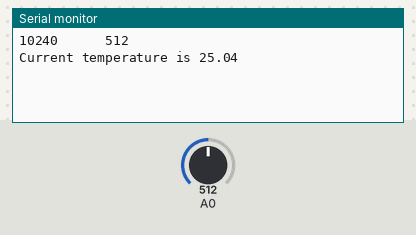
Simulated run of this sketch. Board: Arduino Uno, built with avr-gcc and run on an emulated ATmega328P. Shown: the last lines printed to the serial monitor. Inputs (shaded band) come from the test bench; at power-on: A0 = 512.

Above: at 1.2 s.
1.3 s: A0 set to 716
At 1.3 s:
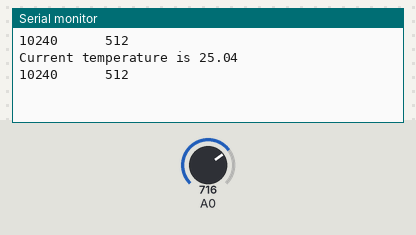
2.8 s: A0 set to 900
At 4.2 s:
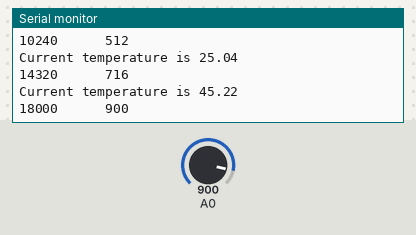
Timing chart, 0 to 5.8 s (numbered marks = the images above; inputs shaded):
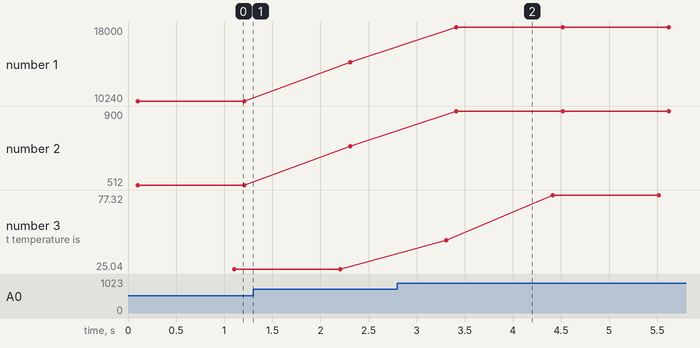

The sketch:

groveTempSen.ino
```cpp
/*
/* Grove - Temperature Sensor demo v1.0
*  This sensor detects the environment temperature,
*  Connect the signal of this sensor to A0, use the
*  Serial monitor to get the result.
*  By: http://www.seeedstudio.com
*/
#include <math.h>;
unsigned int a;
float temperature;
int B=3975;                  //B value of the thermistor
float resistance;

void setup()
{
  Serial.begin(9600);
}

void loop()
{
  a=0;
  for(int i=0;i<20;i++){
      a +=  analogRead(0);
      delay(5);
  }
  Serial.print(a);
  a/=20;
  Serial.print("      ");
  Serial.println(a);
  resistance=(float)(1023-a)*10000/a; //get the resistance of the sensor;
  temperature=1/(log(resistance/10000)/B+1/298.15)-273.15;//convert to temperature via datasheet&nbsp;;
  delay(1000);
  Serial.print("Current temperature is ");
  Serial.println(temperature);
 }
```

Measured:
- after the input at 2.8 s, the serial monitor: prints a new line after 0.61 s (image 2)
- plotted number 1: 10240 → 14320 after the input at 1.3 s, 14320 → 18000 after the input at 2.8 s
- plotted number 2: 512 → 716 after the input at 1.3 s, 716 → 900 after the input at 2.8 s
- plotted number 3: 25.04 → 77.32 after the input at 2.8 s
